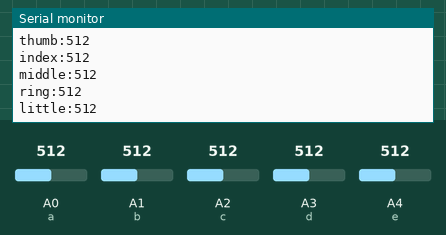
Recording of a sketch running on a simulated Arduino Uno, built with avr-gcc and run on an emulated ATmega328P. On the bench: the last lines printed to the serial monitor. Inputs (shaded band) come from the test bench; at power-on: A0 (a) = 512, A1 (b) = 512, A2 (c) = 512, A3 (d) = 512, A4 (e) = 512.

Above: at 1.8 s.
1.9 s: A0 (a) set to 716
3.4 s: A1 (b) set to 716
4.9 s: A2 (c) set to 716
At 5.8 s:
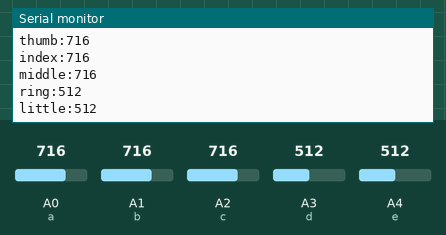
6.4 s: A3 (d) set to 716
At 7.5 s:
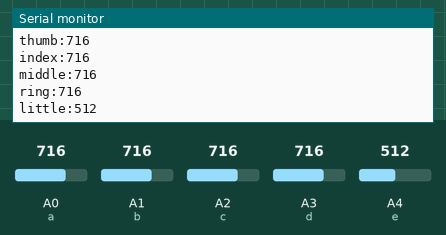
7.9 s: A4 (e) set to 716
At 8.8 s:
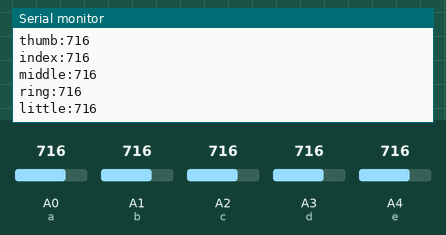
9.4 s: A0 (a) set to 992
Timing chart, 0 to 11.9 s (numbered marks = the images above; inputs shaded):
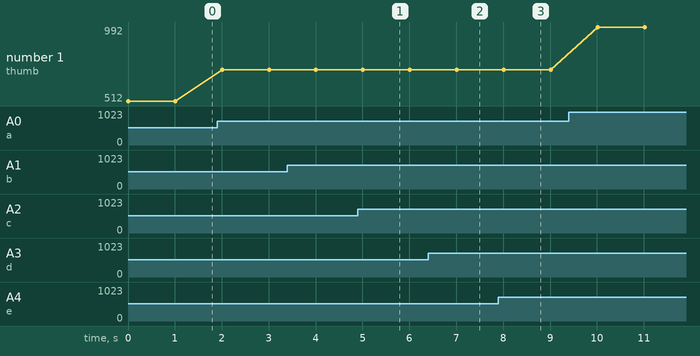

Measured:
- after the input at 4.9 s, the serial monitor: prints a new line after 0.13 s (image 1)
- after the input at 6.4 s, the serial monitor: prints a new line after 0.65 s (image 2)
- after the input at 7.9 s, the serial monitor: prints a new line after 0.16 s (image 3)
- plotted number 1: 512 → 716 after the input at 1.9 s, 716 → 992 after the input at 9.4 s

The sketch:

checking.ino
```cpp
const int a = A0;
const int b=A1;
const int c=A2;
const int d=A3;
const int e=A4;

int thumb;
int index;
int middle;
int ring;
int little;

void setup()
{
Serial.begin(9600);
}

void loop()
{
thumb=analogRead(a);
Serial.print("thumb:");
Serial.println(thumb);
index=analogRead(b);
Serial.print("index:");
Serial.println(index);
middle=analogRead(c);
Serial.print("middle:");
Serial.println(middle);
ring=analogRead(d);
Serial.print("ring:");
Serial.println(ring);
little=analogRead(e);
Serial.print("little:");
Serial.println(little);
delay(1000);
Serial.println("");
}
```
